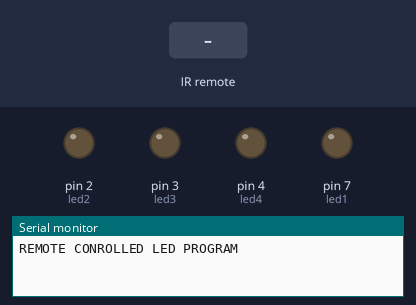
Bench run of a sketch on a simulated Arduino Uno, built with avr-gcc and run on an emulated ATmega328P. Shown: output pins drawn as LEDs (lit = HIGH), the last lines printed to the serial monitor. The inputs (shaded band) are chosen by the test bench.

Above: at 1.2 s.
1.3 s: infrared code 0xFF30CF received
At 1.42 s:
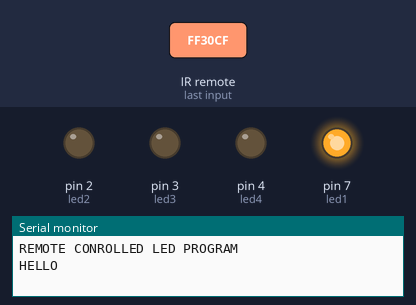
3.0 s: infrared code 0xFF18E7 received
At 3.12 s:
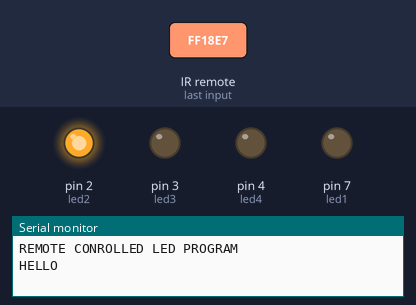
4.7 s: infrared code 0xFF7A85 received
At 4.82 s:
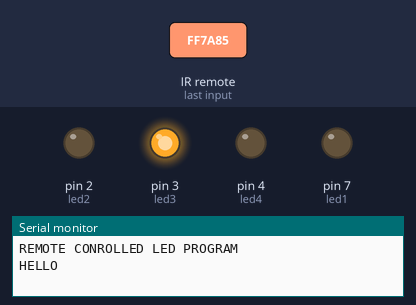
6.4 s: infrared code 0xFF10EF received
At 6.52 s:
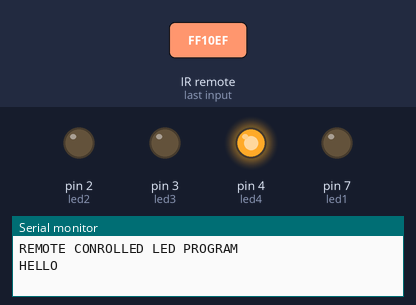
Timing chart, 0 to 9.1 s (numbered marks = the images above; inputs shaded):
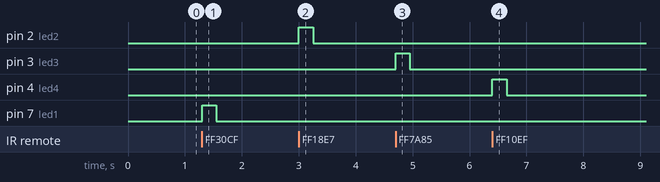

Measured:
- after the input at 1.3 s, pin 7 (led1): LOW → HIGH at once, → LOW 0.25 s later
- after the input at 3.0 s, pin 2 (led2): LOW → HIGH at once, → LOW 0.25 s later
- after the input at 4.7 s, pin 3 (led3): LOW → HIGH at once, → LOW 0.25 s later
- after the input at 6.4 s, pin 4 (led4): LOW → HIGH at once, → LOW 0.25 s later

The sketch:

REMOTE_LEDS.ino
```cpp
/***
 *Function that blinks different lights based on the buttons pressed on the IR remote
 *No Parameters and No return values
 *
 *The following lists the remotes and their ID's:
 ***********************************************
 *case 0xFFA25D: Serial.println("POWER"); break;
  case 0xFFE21D: Serial.println("FUNC/STOP"); break;
  case 0xFF629D: Serial.println("VOL+"); break;
  case 0xFF22DD: Serial.println("FAST BACK");    break;
  case 0xFF02FD: Serial.println("PAUSE");    break;
  case 0xFFC23D: Serial.println("FAST FORWARD");   break;
  case 0xFFE01F: Serial.println("DOWN");    break;
  case 0xFFA857: Serial.println("VOL-");    break;
  case 0xFF906F: Serial.println("UP");    break;
  case 0xFF9867: Serial.println("EQ");    break;
  case 0xFFB04F: Serial.println("ST/REPT");    break;
  case 0xFF6897: Serial.println("0");    break;
  case 0xFF30CF: Serial.println("1");    break;
  case 0xFF18E7: Serial.println("2");    break;
  case 0xFF7A85: Serial.println("3");    break;
  case 0xFF10EF: Serial.println("4");    break;
  case 0xFF38C7: Serial.println("5");    break;
  case 0xFF5AA5: Serial.println("6");    break;
  case 0xFF42BD: Serial.println("7");    break;
  case 0xFF4AB5: Serial.println("8");    break;
  case 0xFF52AD: Serial.println("9");    break;
  case 0xFFFFFFFF: Serial.println(" REPEAT");break;
 */


#include "IRremote.h"

int led1 = 7; //led# = pin#
int led2 = 2;
int led3 = 3;
int led4 = 4;
int receiver = 11; // Signal Pin of IR receiver to Arduino Digital Pin 11

/*-----( Declare objects )-----*/
IRrecv irrecv(receiver);     // create instance of 'irrecv'
decode_results results;      // create instance of 'decode_results'

int onDelay = 250; //how long the light will be on
int offDelay = .001; // how long the light will be off


void setup() {
  pinMode(led1, OUTPUT);
  pinMode(led2, OUTPUT);
  pinMode(led3, OUTPUT);
  pinMode(led4, OUTPUT);
  Serial.begin(9600);
  Serial.println("REMOTE CONROLLED LED PROGRAM");
  irrecv.enableIRIn(); // Start the receiver

}

void loop()   /*----( LOOP: RUNS CONSTANTLY )----*/
{
  if (irrecv.decode(&results)) // have we received an IR signal?
    {
    if (results.value == 0xFF30CF) {
      Serial.print("HELLO");
      digitalWrite(led1, HIGH);   // turn the LED on (HIGH is the voltage level)
      digitalWrite(led2, LOW);
      digitalWrite(led3, LOW);
      digitalWrite(led4, LOW);
      delay(onDelay);

      digitalWrite(led1, LOW);   // turn the LEDs off
      digitalWrite(led2, LOW);
      digitalWrite(led3, LOW);
      digitalWrite(led4, LOW);
      delay(offDelay);


    } else {
      if (results.value == 0xFF18E7) {
        digitalWrite(led1, LOW);   // turn the LED on (HIGH is the voltage level)
        digitalWrite(led2, HIGH);
        digitalWrite(led3, LOW);
        digitalWrite(led4, LOW);
        delay(onDelay);

        digitalWrite(led1, LOW);   // turn the LEDs off
        digitalWrite(led2, LOW);
        digitalWrite(led3, LOW);
        digitalWrite(led4, LOW);
        delay(offDelay);
      } else {
        if (results.value == 0xFF7A85) {
          digitalWrite(led1, LOW);   // turn the LED on (HIGH is the voltage level)
          digitalWrite(led2, LOW);
          digitalWrite(led3, HIGH);
          digitalWrite(led4, LOW);
          delay(onDelay);

          digitalWrite(led1, LOW);   // turn the LEDs off
          digitalWrite(led2, LOW);
          digitalWrite(led3, LOW);
          digitalWrite(led4, LOW);
          delay(offDelay);
        } else {
          if (results.value == 0xFF10EF) {
            digitalWrite(led1, LOW);   // turn the LED on (HIGH is the voltage level)
            digitalWrite(led2, LOW);
            digitalWrite(led3, LOW);
            digitalWrite(led4, HIGH);
            delay(onDelay);

            digitalWrite(led1, LOW);   // turn the LEDs off
            digitalWrite(led2, LOW);
            digitalWrite(led3, LOW);
            digitalWrite(led4, LOW);
            delay(offDelay);
          }
        }
      }
    }
    irrecv.resume(); // receive the next value
    }


}/* --(end main loop )-- */
```
